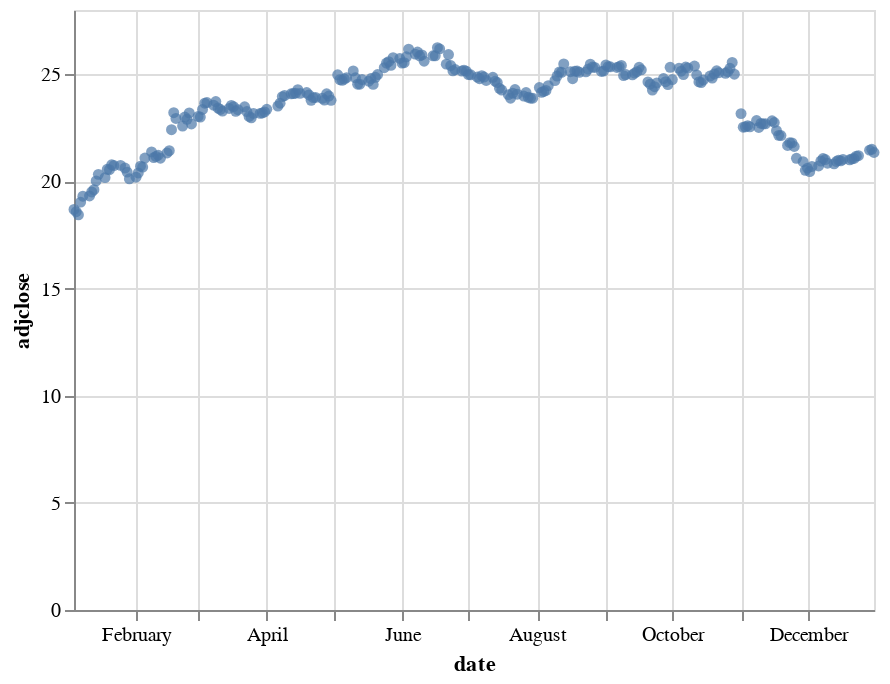

Source (notebook cell):
### Code cell
c

### Figure 1 — Vega-Lite specification as saved in the notebook (floating-point values rounded to 4 significant figures; data arrays with more than 128 entries replaced by an {"elided": "..."} marker saying what was removed)
{"config": {"view": {"continuousWidth": 400, "continuousHeight": 300}}, "data": {"name": "data-8c8740d6c701f2cd8bd07fab784e9d13"}, "mark": "circle", "encoding": {"x": {"type": "temporal", "field": "date"}, "y": {"type": "quantitative", "field": "adjclose"}}, "$schema": "https://vega.github.io/schema/vega-lite/v4.8.1.json", "datasets": {"data-8c8740d6c701f2cd8bd07fab784e9d13": {"elided": "254 records"}}}
